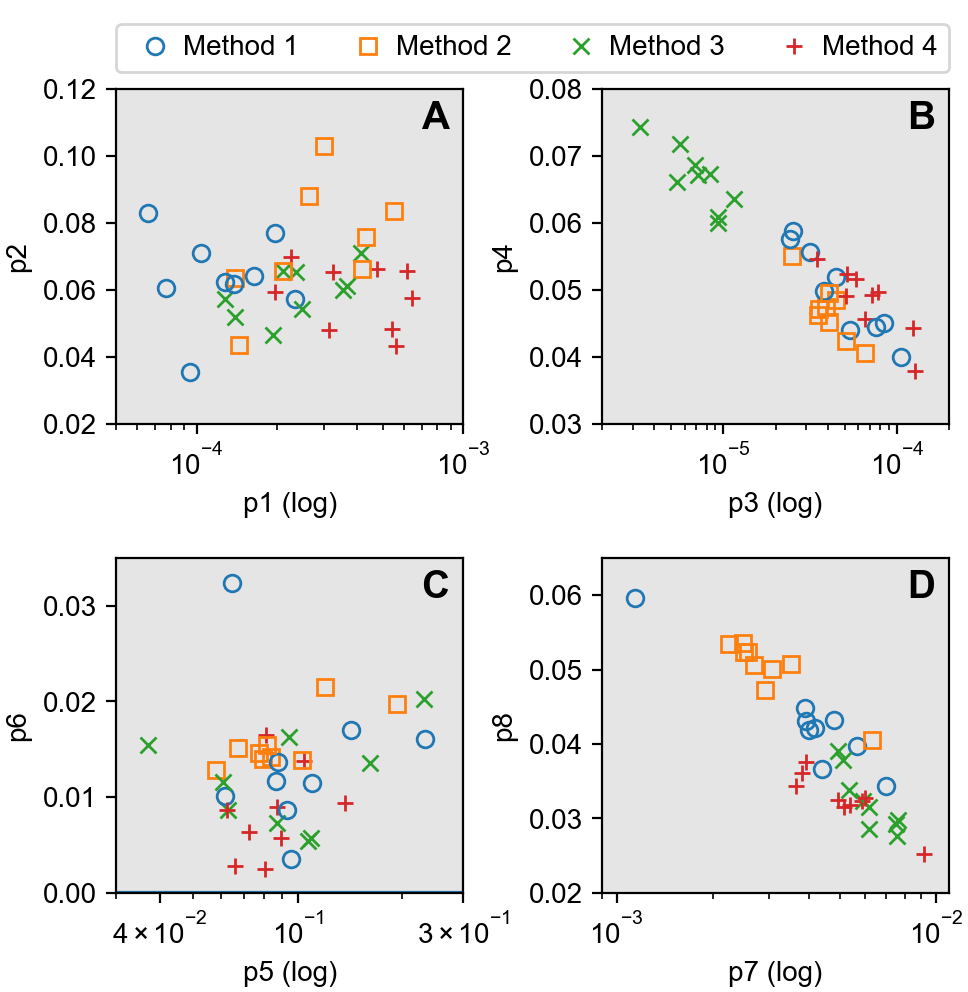

Reproduce this figure in Python.
#!/usr/bin/env python3
#
# Figure: Best solutions for all 9 cells, for all 4 methods, plotted inside
# the prior
#
from __future__ import division
from __future__ import print_function
import os
import sys
import numpy as np
import matplotlib
import matplotlib.pyplot as plt
from matplotlib.gridspec import GridSpec
from matplotlib.gridspec import GridSpecFromSubplotSpec as SubGridSpec

# Load project modules
sys.path.append(os.path.abspath(os.path.join('..', '..', 'python')))
import plots
import results


# Filename
base = os.path.splitext(os.path.basename(__file__))[0]

# Set font
font = {'family': 'arial', 'size': 10}
matplotlib.rc('font', **font)

# Matplotlib figure sizes are in inches
def mm(*size):
    return tuple(x / 25.4 * 1.5 for x in size)


# Create figure
fig = plt.figure(figsize=mm(82, 84), dpi=200)
fig.subplots_adjust(0.12, 0.10, 0.98, 0.91)
grid = GridSpec(2, 2, wspace=0.4, hspace=0.4)

# P1/P2
log = True
ax0 = fig.add_subplot(grid[0, 0])
ax0.set_xlabel('p1 (log)')
ax0.set_ylabel('p2')
plots.prior12(ax0, log, labels=False)

# P3/P4
ax1 = fig.add_subplot(grid[0, 1])
ax1.set_xlabel('p3 (log)')
ax1.set_ylabel('p4')
plots.prior34(ax1, log, labels=False)

# P5/P6
ax2 = fig.add_subplot(grid[1, 0])
ax2.set_xlabel('p5 (log)')
ax2.set_ylabel('p6')
plots.prior12(ax2, log, labels=False)

# P7/P8
ax3 = fig.add_subplot(grid[1, 1])
ax3.set_xlabel('p7 (log)')
ax3.set_ylabel('p8')
plots.prior34(ax3, log, labels=False)

colors = [
    'tab:blue',
    'tab:orange',
    'tab:green',
    'tab:red',
]

markers = [
    'o',
    's',
    'x',
    '+',
]

text = False

for icell in range(9):
    for imethod in range(4):
        cell = 1 + icell
        method = 1 + imethod
        p = results.load_parameters(cell, method)
        color = colors[imethod]
        if not text:
            marker = markers[imethod]
            label = 'Method ' + str(method) if icell == 0 else None
            kw = {
                'color': color,
                'marker': marker,
                'label': label,
                'fillstyle': 'none',
                'linestyle': '',
            }
            ax0.plot(p[0], p[1], **kw)
            ax1.plot(p[2], p[3], **kw)
            ax2.plot(p[4], p[5], **kw)
            ax3.plot(p[6], p[7], **kw)
        else:
            fd = {}
            kw = {
                'horizontalalignment': 'center',
                'verticalalignment': 'center',
                'color': color,
                'fontdict': fd,
            }

            ax0.text(p[0], p[1], str(cell), **kw)
            ax1.text(p[2], p[3], str(cell), **kw)
            ax2.text(p[4], p[5], str(cell), **kw)
            ax3.text(p[6], p[7], str(cell), **kw)

if not text:
    ax0.legend(loc=(0, 1.05), ncol=4, handletextpad=0, columnspacing=1.5)


font = {'weight': 'bold', 'fontsize': 14}
ax0.text(0.88, 0.88, 'A', font, transform=ax0.transAxes)
ax1.text(0.88, 0.88, 'B', font, transform=ax1.transAxes)
ax2.text(0.88, 0.88, 'C', font, transform=ax2.transAxes)
ax3.text(0.88, 0.88, 'D', font, transform=ax3.transAxes)

# Save without zoom
fig.savefig(base + '-no-zoom.pdf')
fig.savefig(base + '-no-zoom.png')


# Save with zoom
ax0.set_xlim(5e-5, 1e-3)
ax0.set_ylim(0.02, 0.12)

ax1.set_xlim(2e-6, 2e-4)
ax1.set_ylim(0.03, 0.08)

ax2.set_xlim(3e-2, 3e-1)
ax2.set_ylim(0, 0.035)
ax2.xaxis.set_tick_params(which='minor', labelbottom=False)
ax2.set_xticks([4e-2, 0.1, 0.3])

ax3.set_xlim(9e-4, 1.1e-2)
ax3.set_ylim(0.02, 0.065)

fig.savefig(base + '.pdf')
fig.savefig(base + '.png')
